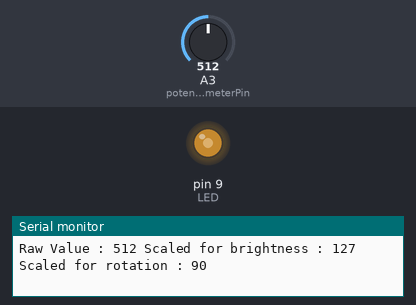
Simulated run of this sketch. Board: Arduino Uno, built with avr-gcc and run on an emulated ATmega328P. Parts: output pins drawn as LEDs (lit = HIGH), the last lines printed to the serial monitor. The test bench sets the inputs (shaded band); at power-on: A3 (potentiometerPin) = 512.

Above: at 1.2 s.
1.3 s: A3 (potentiometerPin) set to 716
At 2.2 s:
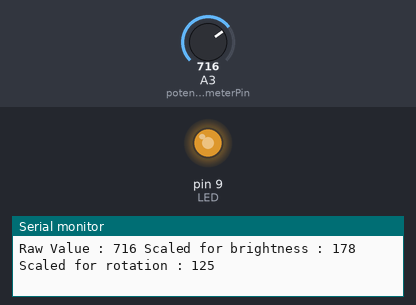
2.8 s: A3 (potentiometerPin) set to 1023
At 4.0 s:
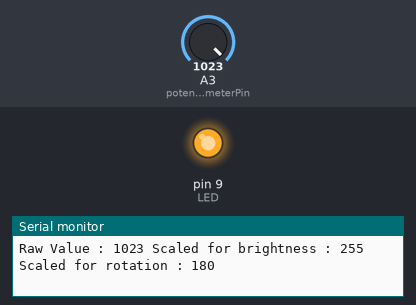
4.3 s: A3 (potentiometerPin) set to 0
At 5.0 s:
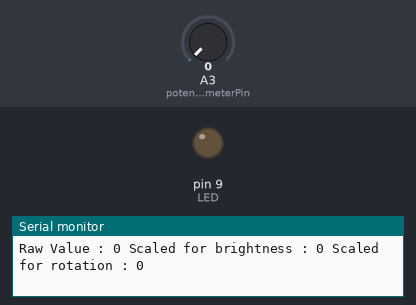
5.8 s: A3 (potentiometerPin) set to 122
At 6.9 s:
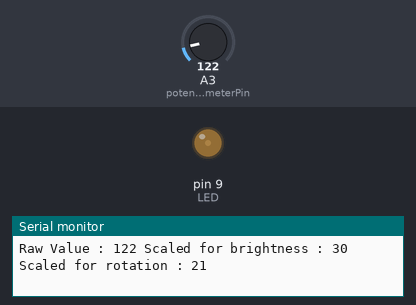
Timing chart, 0 to 8.3 s (numbered marks = the images above; inputs shaded):
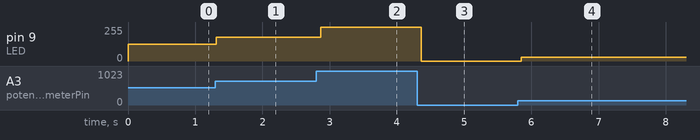

Measured:
- after the input at 1.3 s, pin 9 (LED): 127/255 → 178/255 at once
- after the input at 2.8 s, pin 9 (LED): 178/255 → 255/255 after 0.07 s
- after the input at 4.3 s, pin 9 (LED): 255/255 → 0/255 after 0.06 s
- after the input at 5.8 s, pin 9 (LED): 0/255 → 30/255 after 0.05 s

The sketch:

potentiometer_wMapping.ino
```cpp
/*
 * Creation & Computation - Digital Futures, OCAD University
 * Kate Hartman / Nick Puckett
 *
 * Read Potentiometer, scale the value to different ranges and print it over the Serial port
 *
 *
 *
 */

int potentiometerPin = A3;  //the analog input pin the sensor is attached to
int rawValue;   //variable to hold the raw bit value 0 -1023
int scaledVal1; //we'll use this to map the input value to a range for an LED brightness
int scaledVal2; //map this one to a rotational value
int LED = 9;

void setup()
{

Serial.begin(9600);  //turn on the serial port
pinMode(LED, OUTPUT);
}

void loop()
{

  rawValue = analogRead(potentiometerPin);  //read the sensor value and store it
  scaledVal1 = map(rawValue,0,1023,0,255);  //re scale the vale using map()
  scaledVal2 = map(rawValue,0,1023,0,180);  // do it again
  analogWrite(LED, scaledVal1);


  Serial.print("Raw Value : ");             //print all of this out of the serial monitor
  Serial.print(rawValue);
  Serial.print(" ");
  Serial.print("Scaled for brightness : ");
  Serial.print(scaledVal1);
  Serial.print(" ");
  Serial.print("Scaled for rotation : ");
  Serial.println(scaledVal2);


}
```
